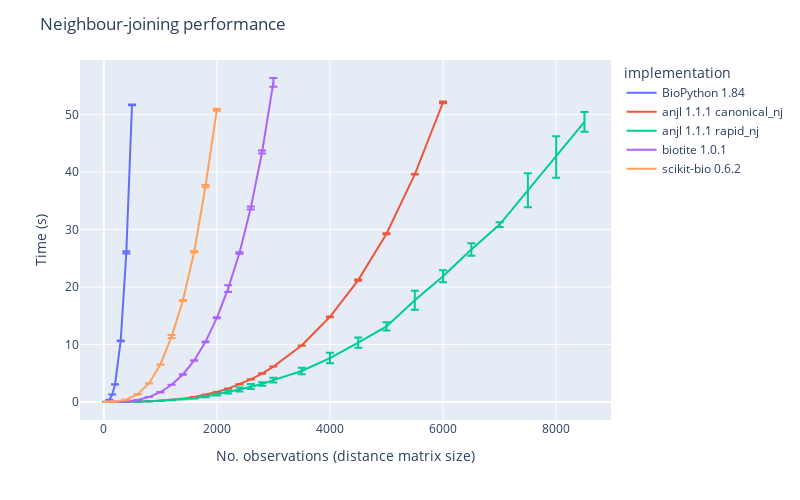

Notebook code for this chart:
### Markdown cell above
I also read around a little and found a [paper by Martin Simonsen et al. from 2008](https://pure.au.dk/ws/files/19821675/rapidNJ.pdf) describing a rapid neighbour-joining algorithm which uses some heuristics to avoid doing a full search of the distance matrix in each iteration. While the worst case performance is still $O(n^3)$, in practice scaling is usually better. There is a [C++ implementation of the rapid algorithm](https://github.com/somme89/rapidNJ) but I'd really like something that I can call directly from Python. I added a numba implementation of neighbour-joining based on Simonsen's algorithm to `anjl`. I benchmarked with some mosquito genomic data and performance was substantially improved over the canonical algorithm, and the performance ratio increases with larger sample sizes, showing that scaling is better.

### Code cell
import pandas as pd
import plotly.express as px

df_results = pd.read_csv("results.csv")

df_plot = (
    df_results
    .groupby(["implementation", "size"])
    .agg(
        time_mean=("time", "mean"),
        time_std=("time", "std"),
    )
    .reset_index()
)

fig = px.line(
    df_plot,
    x="size",
    y="time_mean",
    error_y="time_std",
    width=800,
    height=500,
    color="implementation",
)
fig.update_layout(
    title="Neighbour-joining performance",
    xaxis=dict(
        title="No. observations (distance matrix size)",
    ),
    yaxis=dict(
        title="Time (s)",
    ),
)
fig

### Figure 1 — Plotly figure (JSON) as saved in the notebook; plotly's stock layout.template omitted (floating-point values rounded to 4 significant figures)
{"data": [{"error_y": {"array": [0.002342, 0.004095, 0.007318, 0.02174, 0.05007, 0.1992, 0.0656]}, "hovertemplate": "implementation=BioPython 1.84<br>size=%{x}<br>time_mean=%{y}<extra></extra>", "legendgroup": "BioPython 1.84", "line": {"color": "#636efa", "dash": "solid"}, "marker": {"symbol": "circle"}, "mode": "lines", "name": "BioPython 1.84", "orientation": "v", "showlegend": true, "type": "scatter", "x": [50, 100, 150, 200, 300, 400, 500], "xaxis": "x", "y": [0.05434, 0.398, 1.303, 3.045, 10.63, 26.02, 51.7], "yaxis": "y"}, {"error_y": {"array": [2.093e-05, 0.0001677, 0.0004758, 0.0001524, 0.0001727, 0.003009, 0.0007297, 0.001155, 0.02145, 0.003282, 0.00358, 0.004912, 0.01148, 0.01066, 0.01189, 0.01705, 0.04908, 0.005012, 0.02459, 0.06078, 0.09976, 0.08597, 0.04842, 0.154]}, "hovertemplate": "implementation=anjl 1.1.1 canonical_nj<br>size=%{x}<br>time_mean=%{y}<extra></extra>", "legendgroup": "anjl 1.1.1 canonical_nj", "line": {"color": "#EF553B", "dash": "solid"}, "marker": {"symbol": "circle"}, "mode": "lines", "name": "anjl 1.1.1 canonical_nj", "orientation": "v", "showlegend": true, "type": "scatter", "x": [50, 100, 150, 200, 400, 600, 800, 1000, 1200, 1400, 1600, 1800, 2000, 2200, 2400, 2600, 2800, 3000, 3500, 4000, 4500, 5000, 5500, 6000], "xaxis": "x", "y": [0.0001506, 0.0005741, 0.001796, 0.002787, 0.01621, 0.05111, 0.111, 0.2114, 0.3756, 0.5742, 0.86, 1.253, 1.748, 2.332, 3.066, 3.934, 4.949, 6.166, 9.826, 14.82, 21.21, 29.27, 39.61, 52.15], "yaxis": "y"}, {"error_y": {"array": [0.0001382, 8.088e-05, 0.0001576, 0.001049, 0.002808, 0.003542, 0.009489, 0.01243, 0.01486, 0.02856, 0.0409, 0.1283, 0.1516, 0.2716, 0.3503, 0.4285, 0.305, 0.4165, 0.5724, 0.9116, 0.8898, 0.7126, 1.655, 1.035, 1.078, 0.4155, 2.955, 3.602, 1.71]}, "hovertemplate": "implementation=anjl 1.1.1 rapid_nj<br>size=%{x}<br>time_mean=%{y}<extra></extra>", "legendgroup": "anjl 1.1.1 rapid_nj", "line": {"color": "#00cc96", "dash": "solid"}, "marker": {"symbol": "circle"}, "mode": "lines", "name": "anjl 1.1.1 rapid_nj", "orientation": "v", "showlegend": true, "type": "scatter", "x": [50, 100, 150, 200, 400, 600, 800, 1000, 1200, 1400, 1600, 1800, 2000, 2200, 2400, 2600, 2800, 3000, 3500, 4000, 4500, 5000, 5500, 6000, 6500, 7000, 7500, 8000, 8500], "xaxis": "x", "y": [0.0005791, 0.001542, 0.003126, 0.006106, 0.02784, 0.07016, 0.1289, 0.2101, 0.3286, 0.5045, 0.6714, 0.9494, 1.283, 1.743, 2.168, 2.699, 3.133, 3.802, 5.396, 7.64, 10.31, 13.16, 17.7, 21.88, 26.52, 30.87, 36.82, 42.62, 48.74], "yaxis": "y"}, {"error_y": {"array": [6.332e-05, 8.631e-05, 0.0006129, 0.001165, 0.004184, 0.009431, 0.003699, 0.03309, 0.01035, 0.02409, 0.03979, 0.08084, 0.07867, 0.5758, 0.1329, 0.2594, 0.2515, 0.7676]}, "hovertemplate": "implementation=biotite 1.0.1<br>size=%{x}<br>time_mean=%{y}<extra></extra>", "legendgroup": "biotite 1.0.1", "line": {"color": "#ab63fa", "dash": "solid"}, "marker": {"symbol": "circle"}, "mode": "lines", "name": "biotite 1.0.1", "orientation": "v", "showlegend": true, "type": "scatter", "x": [50, 100, 150, 200, 400, 600, 800, 1000, 1200, 1400, 1600, 1800, 2000, 2200, 2400, 2600, 2800, 3000], "xaxis": "x", "y": [0.0006151, 0.001988, 0.005505, 0.013, 0.09611, 0.3514, 0.8578, 1.698, 3.008, 4.784, 7.237, 10.46, 14.65, 19.74, 25.93, 33.74, 43.5, 55.6], "yaxis": "y"}, {"error_y": {"array": [0.009485, 0.0009209, 0.004008, 0.001667, 0.002779, 0.01896, 0.01561, 0.0186, 0.2518, 0.07639, 0.1221, 0.1979, 0.1727]}, "hovertemplate": "implementation=scikit-bio 0.6.2<br>size=%{x}<br>time_mean=%{y}<extra></extra>", "legendgroup": "scikit-bio 0.6.2", "line": {"color": "#FFA15A", "dash": "solid"}, "marker": {"symbol": "circle"}, "mode": "lines", "name": "scikit-bio 0.6.2", "orientation": "v", "showlegend": true, "type": "scatter", "x": [50, 100, 150, 200, 400, 600, 800, 1000, 1200, 1400, 1600, 1800, 2000], "xaxis": "x", "y": [0.0187, 0.03048, 0.05869, 0.09025, 0.3975, 1.344, 3.233, 6.511, 11.38, 17.66, 26.15, 37.56, 50.85], "yaxis": "y"}], "layout": {"height": 500, "legend": {"title": {"text": "implementation"}, "tracegroupgap": 0}, "margin": {"t": 60}, "title": {"text": "Neighbour-joining performance"}, "width": 800, "xaxis": {"anchor": "y", "autorange": true, "domain": [0, 1], "range": [-419.4, 8969.0], "title": {"text": "No. observations (distance matrix size)"}, "type": "linear"}, "yaxis": {"anchor": "x", "autorange": true, "domain": [0, 1], "range": [-3.132, 59.5], "title": {"text": "Time (s)"}, "type": "linear"}}}
